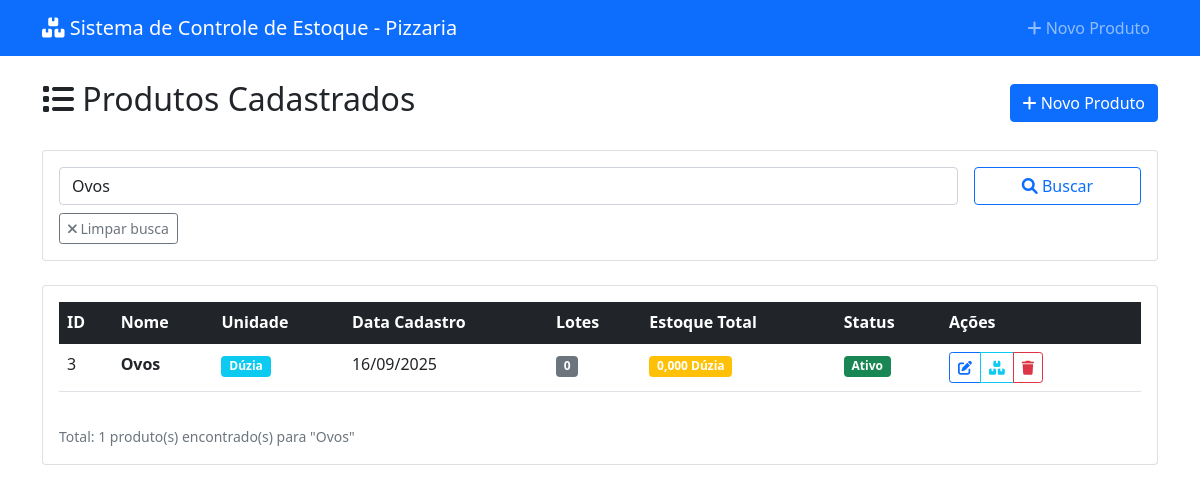
/pages/produtos/listar.php?busca=Ovos, run on the app's committed database.
### tables this page shows
CREATE TABLE IF NOT EXISTS produtos (
    id INT AUTO_INCREMENT PRIMARY KEY,
    nome VARCHAR(100) NOT NULL,
    unidade_medida VARCHAR(20) NOT NULL,
    ativo BOOLEAN DEFAULT TRUE,
    data_cadastro DATETIME DEFAULT CURRENT_TIMESTAMP,
    INDEX idx_nome (nome),
    INDEX idx_ativo (ativo)
);

### config/config.php (called while the page is built, shortened)
<?php
spl_autoload_register(function ($class_name) {
    $file = CLASSES_PATH . $class_name . '.php';
});
function formatDate($date, $format = DATE_FORMAT) {
    if ($date instanceof DateTime) {
        return $date->format($format);
    }
}
function formatNumber($number, $decimals = DECIMAL_PLACES) {
    return number_format((float)$number, $decimals, ',', '.');
}
function sanitizeInput($input) {
    return htmlspecialchars(trim($input), ENT_QUOTES, 'UTF-8');
}
?>

### classes/Database.php (called while the page is built, shortened)
<?php
class Database {
    private static $instance = null;
    private $connection;
    private function __construct() {
        try {
            $dsn = "mysql:host=" . DB_HOST . ";dbname=" . DB_NAME . ";charset=utf8mb4";
            $this->connection = new PDO($dsn, DB_USER, DB_PASS, [
                PDO::ATTR_ERRMODE => PDO::ERRMODE_EXCEPTION,
                PDO::ATTR_DEFAULT_FETCH_MODE => PDO::FETCH_ASSOC,
                PDO::ATTR_EMULATE_PREPARES => false,
                PDO::MYSQL_ATTR_INIT_COMMAND => "SET NAMES utf8mb4"
            ]);
        } catch (PDOException $e) {
            throw new Exception("Erro na conexão com o banco de dados: " . $e->getMessage());
        }
    }
    public static function getInstance() {
        if (self::$instance === null) {
            self::$instance = new self();
        }
        return self::$instance;
    }
    public function query($sql, $params = []) {
        try {
            $stmt = $this->connection->prepare($sql);
            $stmt->execute($params);
            if (stripos(trim($sql), 'SELECT') === 0) {
                return $stmt->fetchAll();
            }
            return true;
        } catch (PDOException $e) {
            debugLog("Erro na query: " . $e->getMessage(), ['sql' => $sql, 'params' => $params]);
            throw new Exception("Erro na execução da query: " . $e->getMessage());
        }
    }
    public function fetchOne($sql, $params = []) {
        try {
            $stmt = $this->connection->prepare($sql);
            $stmt->execute($params);
            return $stmt->fetch();
        } catch (PDOException $e) {
            debugLog("Erro na query fetchOne: " . $e->getMessage(), ['sql' => $sql, 'params' => $params]);
            throw new Exception("Erro na execução da query: " . $e->getMessage());
        }
    }
}
?>

### classes/Produto.php (called while the page is built, shortened)
<?php
class Produto {
    private $id;
    private $nome;
    private $unidadeMedida;
    private $ativo;
    private $dataCadastro;
    private $db;
    public function __construct($nome = null, $unidadeMedida = null, $tipoProduto = 'materia_prima') {
        $this->db = Database::getInstance();
        $this->ativo = true;
        $this->dataCadastro = new DateTime();
    }
    public function getId() { return $this->id; }
    public function getNome() { return $this->nome; }
    public function getUnidadeMedida() { return $this->unidadeMedida; }
    public function getDataCadastro() { return $this->dataCadastro; }
    public static function buscarPorNome($nome) {
        try {
            $db = Database::getInstance();
            $sql = "SELECT * FROM produtos WHERE nome LIKE :nome AND ativo = 1 ORDER BY nome";
            $results = $db->query($sql, [':nome' => '%' . $nome . '%']);
            $produtos = [];
            foreach ($results as $row) {
                $produto = new self();
                $produto->id = $row['id'];
                $produto->nome = $row['nome'];
                $produto->unidadeMedida = $row['unidade_medida'];
                $produto->ativo = (bool)$row['ativo'];
                $produto->dataCadastro = new DateTime($row['data_cadastro']);
                $produtos[] = $produto;
            }
            return $produtos;
        } catch (Exception $e) {
            debugLog("Erro ao buscar produtos por nome: " . $e->getMessage(), ['nome' => $nome]);
            return [];
        }
    }
    public function podeExcluir() {
        try {
            $sql = "SELECT COUNT(*) as total FROM lotes WHERE produto_id = :produto_id";
            $result = $this->db->fetchOne($sql, [':produto_id' => $this->id]);
            return $result['total'] == 0;
        } catch (Exception $e) {
            debugLog("Erro ao verificar se produto pode ser excluído: " . $e->getMessage(), $this);
            return false;
        }
    }
    public function isAtivo() {
        return $this->ativo;
    }
    public function podeSerExcluido() {
        return $this->podeExcluir();
    }
    public function getTotalLotes() {
        try {
            $sql = "SELECT COUNT(*) as total FROM lotes WHERE produto_id = :produto_id";
            $result = $this->db->fetchOne($sql, [':produto_id' => $this->id]);
            return (int)$result['total'];
        } catch (Exception $e) {
            debugLog("Erro ao contar lotes do produto: " . $e->getMessage(), $this);
            return 0;
        }
    }
    public function getEstoqueTotal() {
        try {
            $sql = "SELECT COALESCE(SUM(l.quantidade_comprada - COALESCE(p.total_usado, 0)), 0) as estoque_total
                    FROM lotes l
                    LEFT JOIN (
                        SELECT lote_id, SUM(quantidade_materia_prima_usada) as total_usado
                        FROM producao
                        GROUP BY lote_id
                    ) p ON l.id = p.lote_id
                    WHERE l.produto_id = :produto_id";
            $result = $this->db->fetchOne($sql, [':produto_id' => $this->id]);
            return (float)$result['estoque_total'];
        } catch (Exception $e) {
            debugLog("Erro ao calcular estoque total do produto: " . $e->getMessage(), $this);
            return 0;
        }
    }
}
?>

### pages/produtos/listar.php (the view, shortened to what this page needs)
<?php
require_once '../../config/config.php';
$busca = sanitizeInput($_GET['busca'] ?? '');
try {
    if ($busca) {
        $produtos = Produto::buscarPorNome($busca);
    } else {
        $produtos = Produto::listarTodos();
    }
} catch (Exception $e) {
    $erro = 'Erro ao carregar produtos: ' . $e->getMessage();
    $produtos = [];
}
?>
<!DOCTYPE html>
<html lang="pt-BR">
<head>
    <link href="https://cdn.jsdelivr.net/npm/bootstrap@5.1.3/dist/css/bootstrap.min.css" rel="stylesheet">
    <link href="https://cdnjs.cloudflare.com/ajax/libs/font-awesome/6.0.0/css/all.min.css" rel="stylesheet">
</head>
<body>
    <nav class="navbar navbar-expand-lg navbar-dark bg-primary">
        <div class="container">
            <a class="navbar-brand" href="../../index.php">
                <i class="fas fa-boxes"></i> <?php echo APP_NAME; ?>
            </a>
            <div class="navbar-nav ms-auto">
                <a class="nav-link" href="cadastrar.php">
                    <i class="fas fa-plus"></i> Novo Produto
                </a>
            </div>
        </div>
    </nav>
    <div class="container mt-4">
        <div class="d-flex justify-content-between align-items-center mb-4">
            <h2>
                <i class="fas fa-list"></i>
                Produtos Cadastrados
            </h2>
            <a href="cadastrar.php" class="btn btn-primary">
                <i class="fas fa-plus"></i> Novo Produto
            </a>
        </div>
        <div class="card mb-4">
            <div class="card-body">
                <form method="GET" class="row g-3">
                    <div class="col-md-10">
                        <input type="text"
                               class="form-control"
                               name="busca"
                               placeholder="Buscar por nome do produto..."
                               value="<?php echo htmlspecialchars($busca); ?>">
                    </div>
                    <div class="col-md-2">
                        <button type="submit" class="btn btn-outline-primary w-100">
                            <i class="fas fa-search"></i> Buscar
                        </button>
                    </div>
                </form>
                <?php if ($busca): ?>
                    <div class="mt-2">
                        <a href="listar.php" class="btn btn-sm btn-outline-secondary">
                            <i class="fas fa-times"></i> Limpar busca
                        </a>
                    </div>
                <?php endif; ?>
            </div>
        </div>
        <div class="card">
            <div class="card-body">
                <?php if (empty($produtos)): ?>
                    <div class="text-center py-5">
                        <i class="fas fa-inbox fa-3x text-muted mb-3"></i>
                        <h5 class="text-muted">
                            <?php echo $busca ? 'Nenhum produto encontrado' : 'Nenhum produto cadastrado'; ?>
                        </h5>
                        <?php if (!$busca): ?>
                            <a href="cadastrar.php" class="btn btn-primary mt-3">
                                <i class="fas fa-plus"></i> Cadastrar Primeiro Produto
                            </a>
                        <?php endif; ?>
                    </div>
                <?php else: ?>
                    <div class="table-responsive">
                        <table class="table table-hover">
                            <thead class="table-dark">
                                <tr>
                                    <th>ID</th>
                                    <th>Nome</th>
                                    <th>Unidade</th>
                                    <th>Data Cadastro</th>
                                    <th>Lotes</th>
                                    <th>Estoque Total</th>
                                    <th>Status</th>
                                    <th width="200">Ações</th>
                                </tr>
                            </thead>
                            <tbody>
                                <?php foreach ($produtos as $produto): ?>
                                    <tr>
                                        <td><?php echo $produto->getId(); ?></td>
                                        <td>
                                            <strong><?php echo htmlspecialchars($produto->getNome()); ?></strong>
                                        </td>
                                        <td>
                                            <span class="badge bg-info">
                                                <?php echo htmlspecialchars($produto->getUnidadeMedida()); ?>
                                            </span>
                                        </td>
                                        <td><?php echo formatDate($produto->getDataCadastro()); ?></td>
                                        <td>
                                            <span class="badge bg-secondary">
                                                <?php echo $produto->getTotalLotes(); ?>
                                            </span>
                                        </td>
                                        <td>
                                            <?php
                                            $estoque = $produto->getEstoqueTotal();
                                            $corEstoque = $estoque > 0 ? 'success' : 'warning';
                                            ?>
                                            <span class="badge bg-<?php echo $corEstoque; ?>">
                                                <?php echo formatNumber($estoque); ?>
                                                <?php echo htmlspecialchars($produto->getUnidadeMedida()); ?>
                                            </span>
                                        </td>
                                        <td>
                                            <span class="badge bg-<?php echo $produto->isAtivo() ? 'success' : 'secondary'; ?>">
                                                <?php echo $produto->isAtivo() ? 'Ativo' : 'Inativo'; ?>
                                            </span>
                                        </td>
                                        <td>
                                            <div class="btn-group btn-group-sm">
                                                <a href="cadastrar.php?id=<?php echo $produto->getId(); ?>"
                                                   class="btn btn-outline-primary"
                                                   title="Editar">
                                                    <i class="fas fa-edit"></i>
                                                </a>
                                                <a href="../lotes/listar.php?produto_id=<?php echo $produto->getId(); ?>"
                                                   class="btn btn-outline-info"
                                                   title="Ver Lotes">
                                                    <i class="fas fa-boxes"></i>
                                                </a>
                                                <?php if ($produto->podeSerExcluido()): ?>
                                                    <button type="button"
                                                            class="btn btn-outline-danger"
                                                            title="Excluir"
                                                            onclick="confirmarExclusao(<?php echo $produto->getId(); ?>, '<?php echo addslashes($produto->getNome()); ?>')">
                                                        <i class="fas fa-trash"></i>
                                                    </button>
                                                <?php endif; ?>
                                            </div>
                                        </td>
                                    </tr>
                                <?php endforeach; ?>
                            </tbody>
                        </table>
                    </div>
                    <div class="mt-3">
                        <small class="text-muted">
                            Total: <?php echo count($produtos); ?> produto(s)
                            <?php if ($busca): ?>
                                encontrado(s) para "<?php echo htmlspecialchars($busca); ?>"
                            <?php endif; ?>
                        </small>
                    </div>
                <?php endif; ?>
            </div>
        </div>
    </div>
</body>
</html>

### data on the page
produtos: id "3", nome "Ovos", unidade_medida "Dúzia", data_cadastro "16/09/2025", TotalLotes "0", estoque "0,000", ativo "Ativo"

### other printed values
APP_NAME "Sistema de Controle de Estoque - Pizzaria"
count($produtos) "1"
$busca "Ovos"
